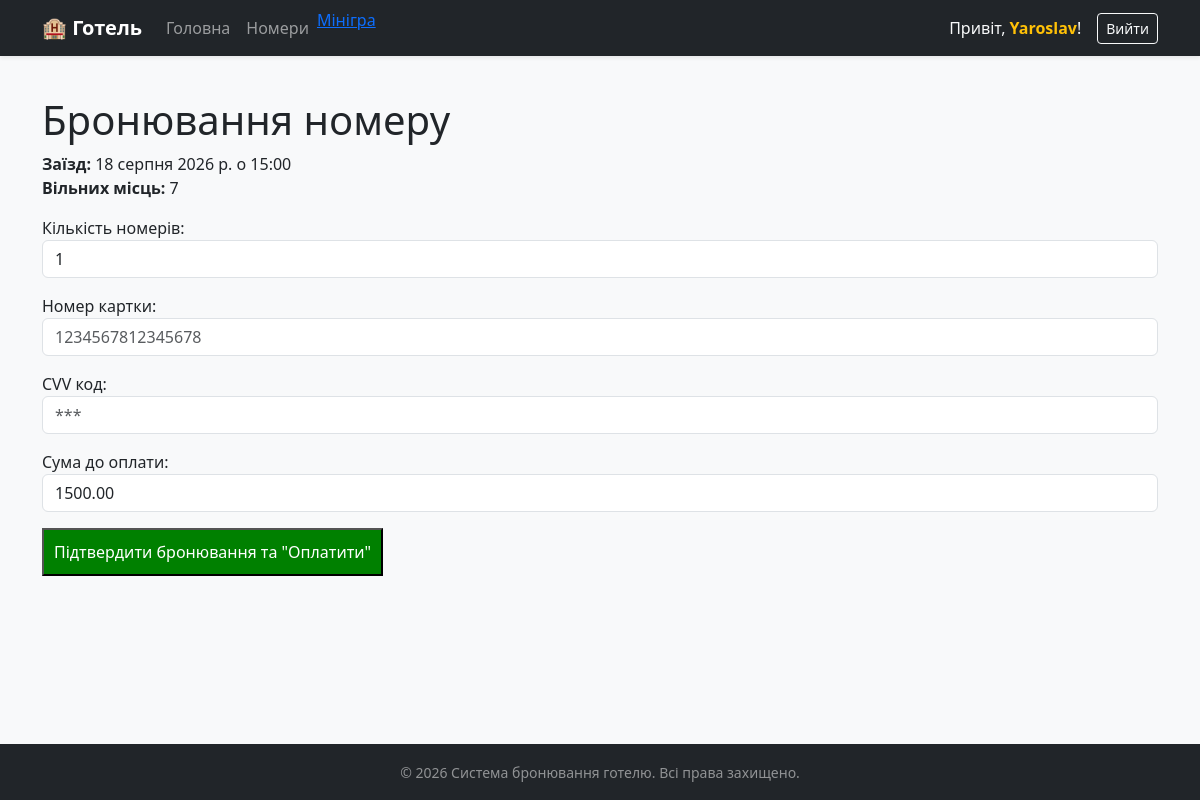
The page /session/6/book/ (signed in) on the database as committed earlier.
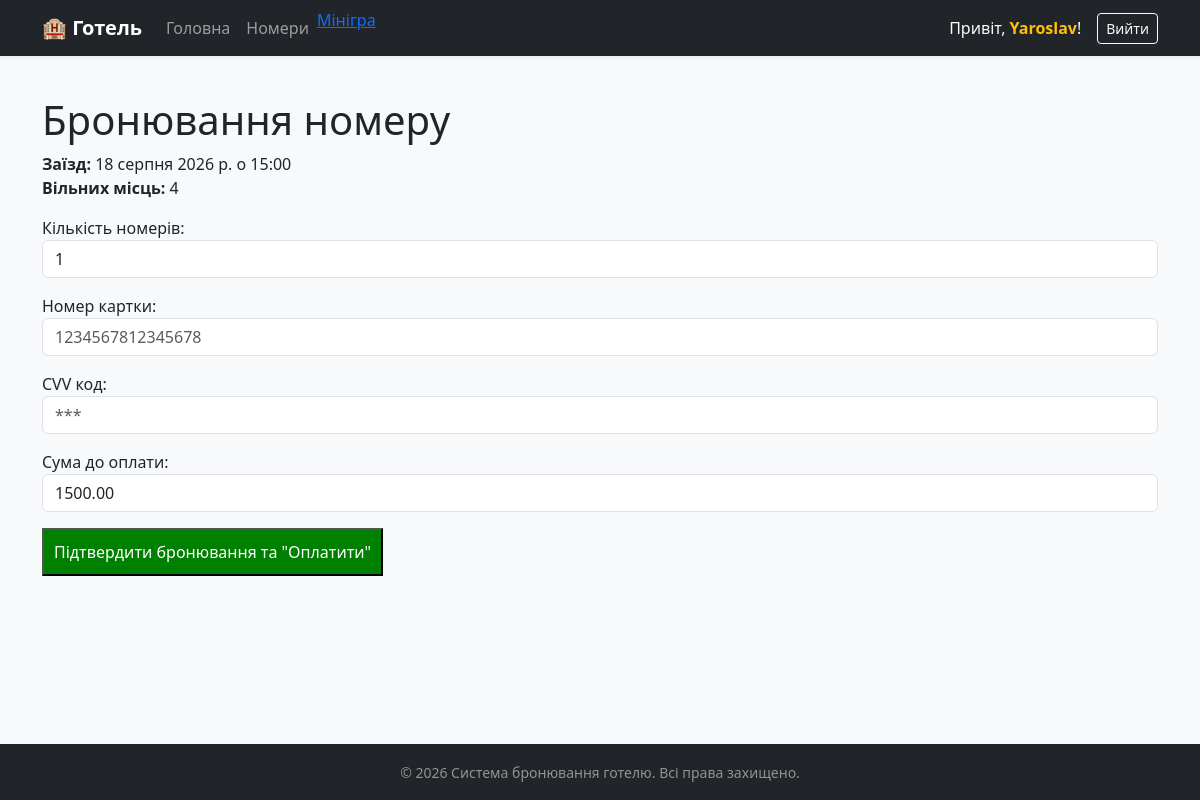
The same page on the database as committed later.
### booking/models.py (models this page shows, shortened)
class CheckInSession(models.Model):
    room = models.ForeignKey(RoomType, on_delete=models.CASCADE,related_name='checkinsessions',verbose_name='Кімната у готелі')
    date = models.DateField(verbose_name='Дата заїзду')
    start_time = models.TimeField(verbose_name="Час заїзду (Check-in)")
    check_out = models.DateTimeField(verbose_name="Дата та час виїзду", null=True, blank=True)
    available_spots = models.PositiveIntegerField(verbose_name="Доступно вільних номерів")
    class Meta:
        verbose_name = "Сеанс заїзду"
        verbose_name_plural = "Сеанси заїзду"
        ordering = ['date', 'start_time']

### booking/views.py (the view)
# urls.py: path('session/<int:pk>/book/', views.book_session, name='book_session'),
@login_required
def book_session(request, pk):
    session = CheckInSession.objects.get(pk=pk)
    base_price = session.room.price
    if request.method == 'POST':
        form = BookingForm(request.POST, user=request.user, initial_amount=base_price)
        if form.is_valid():
            rooms_requested = form.cleaned_data['rooms_count']
            final_price = base_price * rooms_requested
            Booking.objects.create(
                user=request.user,
                session=session,
                total_price=final_price,
                quantity=rooms_requested
            )
            session.available_spots -= rooms_requested
            session.save()
            return redirect('profile')
    else:
        form = BookingForm(user=request.user, initial_amount=base_price)
    return render(request, 'booking/book_session.html', {
        'form': form,
        'session': session
    })

### templates/booking/book_session.html (shortened to what this page needs)
{% extends 'booking/base.html' %}
{% block content %}
    <h1>Бронювання номеру</h1>
    <p>
        <strong>Заїзд:</strong> {{ session.date }} о {{ session.start_time }}<br>
        <strong>Вільних місць:</strong> {{ session.available_spots }}
    </p>
    <form method="POST">
        {{ form.as_p }}
        <button type="submit" style="background-color: green; color: white; padding: 10px;">
            Підтвердити бронювання та "Оплатити"
        </button>
    </form>
{% endblock %}

Rows that differ between the two databases and show on the page:
changed CheckInSession: available_spots "7" → "4"
